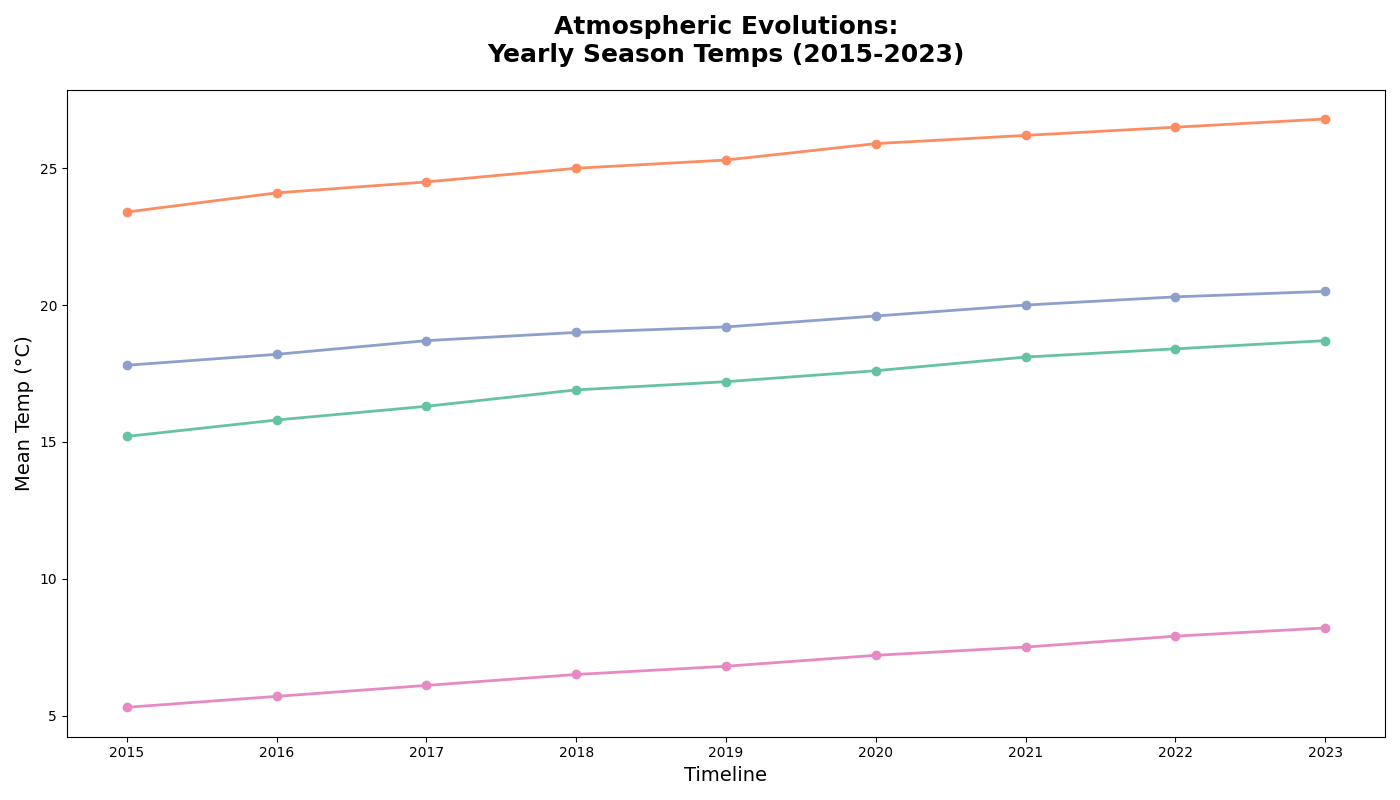

Source code (Python):
import matplotlib.pyplot as plt
import numpy as np

years = np.array([2015, 2016, 2017, 2018, 2019, 2020, 2021, 2022, 2023])
spring_temps = np.array([15.2, 15.8, 16.3, 16.9, 17.2, 17.6, 18.1, 18.4, 18.7])
summer_temps = np.array([23.4, 24.1, 24.5, 25.0, 25.3, 25.9, 26.2, 26.5, 26.8])
autumn_temps = np.array([17.8, 18.2, 18.7, 19.0, 19.2, 19.6, 20.0, 20.3, 20.5])
winter_temps = np.array([5.3, 5.7, 6.1, 6.5, 6.8, 7.2, 7.5, 7.9, 8.2])

colors = ['#66c2a5', '#fc8d62', '#8da0cb', '#e78ac3']

plt.figure(figsize=(14, 8))

plt.plot(years, spring_temps, color=colors[0], marker='o', linestyle='-', linewidth=2, markersize=6)
plt.plot(years, summer_temps, color=colors[1], marker='o', linestyle='-', linewidth=2, markersize=6)
plt.plot(years, autumn_temps, color=colors[2], marker='o', linestyle='-', linewidth=2, markersize=6)
plt.plot(years, winter_temps, color=colors[3], marker='o', linestyle='-', linewidth=2, markersize=6)

plt.title('Atmospheric Evolutions:\nYearly Season Temps (2015-2023)', fontsize=18, fontweight='bold', pad=20)
plt.xlabel('Timeline', fontsize=14)
plt.ylabel('Mean Temp (°C)', fontsize=14)

plt.xticks(years)
plt.tight_layout()

plt.show()
